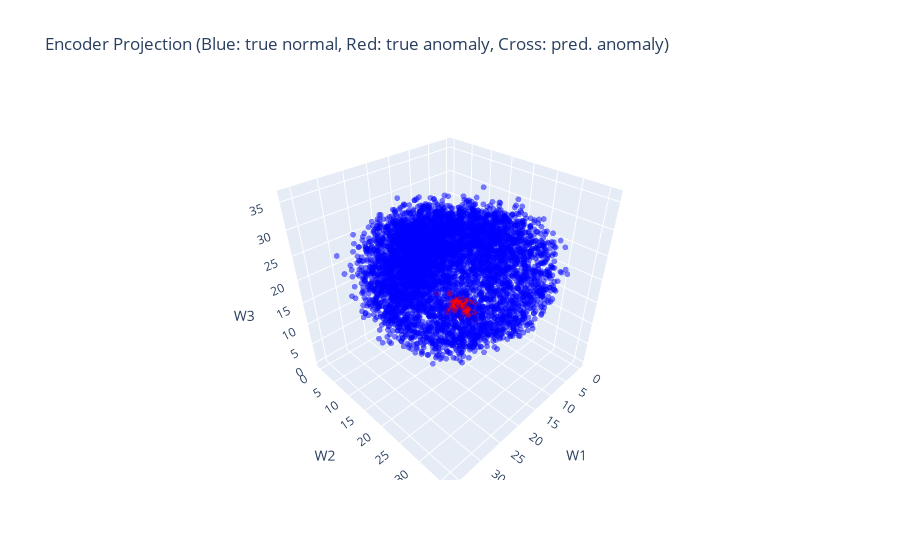

The notebook cell saved with this chart:
### Markdown cell above
### 3D scatterplot from Encoder

### Code cell
from plotly.offline import plot # to make plotly work in spyder, add this line and replace "fig.show()" with plot(fig)
import plotly.express as px
import plotly.graph_objs as go

#AD_binary: predicted abnormal classes: 0: normal, 1: abnormal
AD_symbol = AD_binary.map({0: 'circle', 1: 'x'}) #[‘circle’, ‘square’, ‘x’]

axis_x = 'W1'
axis_y = 'W2'
axis_z = 'W3'

layout = go.Layout(title_text="Encoder Projection (Blue: true normal, Red: true anomaly, Cross: pred. anomaly)",
                       scene=dict(xaxis_title=axis_x, yaxis_title= axis_y, zaxis_title=axis_z))
fig = go.Figure(data=[go.Scatter3d(x = encodings[:,0], y = encodings[:,1], z=encodings[:,2], 
                                   mode='markers',
                                   marker=dict(size=2, color=y['Is_Ab'], 
                                               colorscale=[(0,'blue'), (1, 'red')], opacity=0.5, 
                                               symbol = AD_symbol 
                                               )
                                  ) ], layout=layout)
fig.show()   
#plot(fig)
fig.write_html( os.path.join(out_dir, f"3D Scatter plot after Encoder_k{k}.html") )

### Figure 1 — Plotly figure (JSON) as saved in the notebook; plotly's stock layout.template omitted (floating-point values rounded to 4 significant figures; data arrays with more than 128 entries replaced by an {"elided": "..."} marker saying what was removed)
{"data": [{"marker": {"color": {"elided": "6000 int values"}, "colorscale": [[0, "blue"], [1, "red"]], "opacity": 0.5, "size": 2, "symbol": {"elided": "6000 str values"}}, "mode": "markers", "x": {"elided": "6000 float values"}, "y": {"elided": "6000 float values"}, "z": {"elided": "6000 float values"}, "type": "scatter3d"}], "layout": {"scene": {"xaxis": {"title": {"text": "W1"}}, "yaxis": {"title": {"text": "W2"}}, "zaxis": {"title": {"text": "W3"}}}, "title": {"text": "Encoder Projection (Blue: true normal, Red: true anomaly, Cross: pred. anomaly)"}}}
